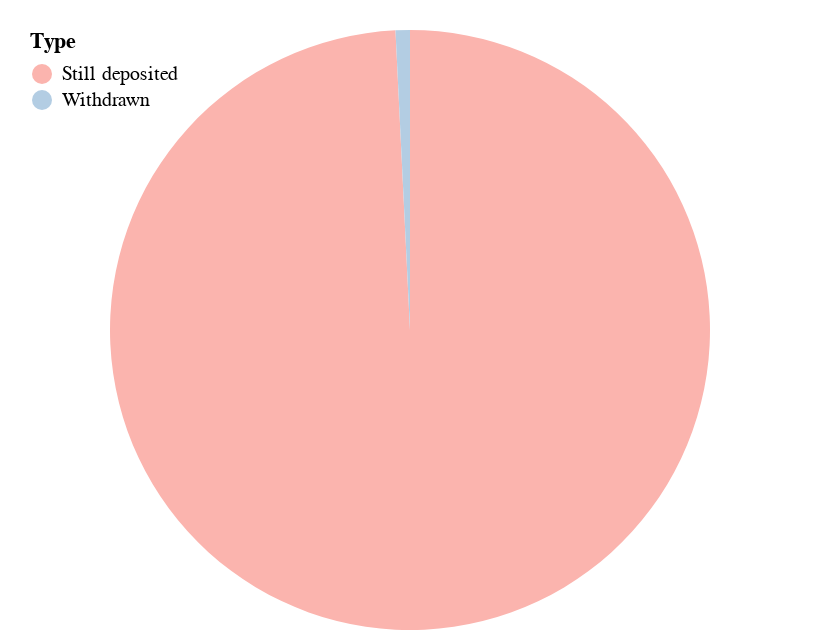

The notebook cell this image was saved under:
### Code cell
alt.Chart(df).mark_arc().encode(
    theta=alt.Theta(field="UST", type="quantitative"),
    color=alt.Color(field="Type", type="nominal",
            scale=alt.Scale(scheme='pastel1'),
            legend=alt.Legend(
            orient='none',
            padding=10,
            legendY=-10,
            direction='vertical'))
).configure_view(strokeOpacity=0)

### Figure 1 — Vega-Lite specification as saved in the notebook (floating-point values rounded to 4 significant figures)
{"config": {"view": {"continuousWidth": 400, "continuousHeight": 300, "strokeOpacity": 0}}, "data": {"name": "data-8616d90acf6d59f0626d8fb3a2febf0e"}, "mark": "arc", "encoding": {"color": {"field": "Type", "legend": {"direction": "vertical", "legendY": -10, "orient": "none", "padding": 10}, "scale": {"scheme": "pastel1"}, "type": "nominal"}, "theta": {"field": "UST", "type": "quantitative"}}, "$schema": "https://vega.github.io/schema/vega-lite/v4.17.0.json", "datasets": {"data-8616d90acf6d59f0626d8fb3a2febf0e": [{"UST": 25050000.0, "Type": "Still deposited"}, {"UST": 194700.0, "Type": "Withdrawn"}]}}
